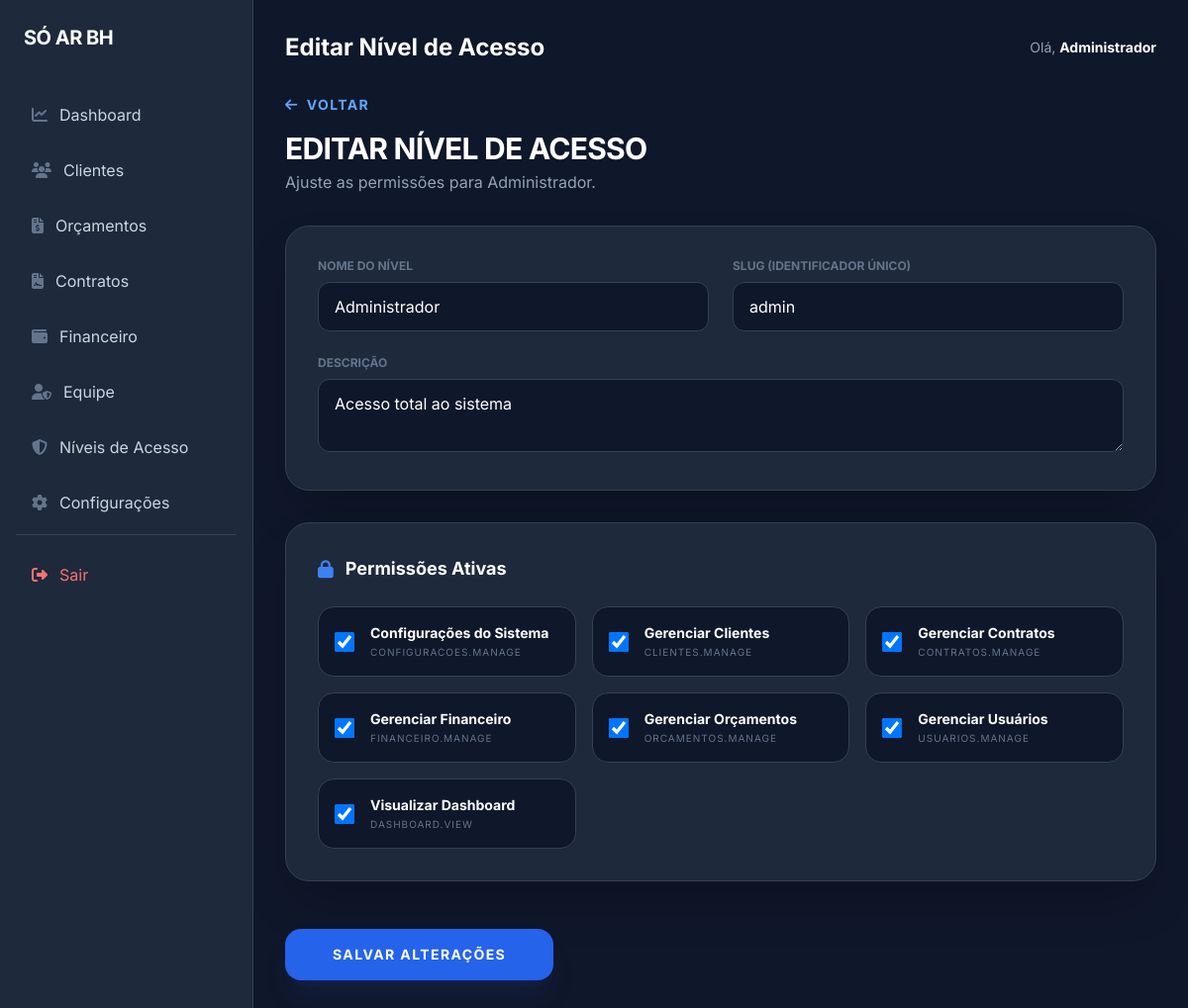
Page /roles/edit/1 (signed in) on the committed database.
### tables this page shows
CREATE TABLE IF NOT EXISTS roles (
    id INT AUTO_INCREMENT PRIMARY KEY,
    nome VARCHAR(50) NOT NULL,
    slug VARCHAR(50) UNIQUE NOT NULL,
    descricao VARCHAR(255)
);

CREATE TABLE IF NOT EXISTS permissoes (
    id INT AUTO_INCREMENT PRIMARY KEY,
    nome VARCHAR(100) NOT NULL,
    slug VARCHAR(100) UNIQUE NOT NULL
);

### app/Controllers/BaseController.php (called while the page is built, shortened)
<?php
class BaseController
{
    protected function view($path, $data = [])
    {
        extract($data);
        require_once __DIR__ . "/../../views/{$path}.php";
    }
}

### app/Controllers/RoleController.php (called while the page is built, shortened)
<?php
class RoleController extends BaseController
{
    private $roleModel;
    public function __construct()
    {
        $this->roleModel = new Role();
    }
    public function edit($id)
    {
        $role = $this->roleModel->find($id);
        $permissions = $this->roleModel->getAllPermissions();
        $this->view('admin/roles/edit', [
            'title' => 'Editar Nível de Acesso',
            'role' => $role,
            'permissions' => $permissions
        ]);
    }
}

### app/Services/Database.php (called while the page is built, shortened)
<?php
class Database
{
    private static $instance = null;
    private $connection;
    private function __construct()
    {
        $config = require __DIR__ . '/../../config/config.php';
        $db = $config['db'];
        try {
            $dsn = "mysql:host={$db['host']};dbname={$db['dbname']};charset={$db['charset']}";
            $this->connection = new PDO($dsn, $db['user'], $db['pass'], [
                PDO::ATTR_ERRMODE => PDO::ERRMODE_EXCEPTION,
                PDO::ATTR_DEFAULT_FETCH_MODE => PDO::FETCH_ASSOC,
                PDO::ATTR_EMULATE_PREPARES => false,
            ]);
        } catch (PDOException $e) {
            die("Database connection failed: " . $e->getMessage());
        }
    }
    public static function getInstance()
    {
        if (self::$instance === null) {
            self::$instance = new self();
        }
        return self::$instance->getConnection();
    }
    public function getConnection()
    {
        return $this->connection;
    }
}

### config/config.php (called while the page is built)
<?php
return [
    'db' => [
        'host' => '177.136.234.91',
        'dbname' => 'soarcondicionado_crm',
        'user' => 'soarcondicionado_cm',
        'pass' => '?*4kqWSh1N0V;+~1',
        'charset' => 'utf8mb4'
    ],
    'app_url' => 'https://crm.soarcondicionadobh.com.br',
    'app_key' => 'OYP6bZVdFg0C28KUEZoVBNiuUhHvPGWfBl05HxfrLBI='
];

### app/Models/BaseModel.php (called while the page is built, shortened)
<?php
abstract class BaseModel
{
    public function __construct()
    {
        $this->db = Database::getInstance();
    }
}

### app/Models/Role.php (called while the page is built, shortened)
<?php
class Role extends BaseModel
{
    public function find($id)
    {
        $stmt = $this->db->prepare("SELECT * FROM roles WHERE id = ?");
        $stmt->execute([$id]);
        $role = $stmt->fetch();
        if ($role) {
            $stmt = $this->db->prepare("SELECT permissao_id FROM role_permissoes WHERE role_id = ?");
            $stmt->execute([$id]);
            $role['permissions'] = $stmt->fetchAll(PDO::FETCH_COLUMN);
        }
        return $role;
    }
    public function getAllPermissions()
    {
        return $this->db->query("SELECT * FROM permissoes ORDER BY nome ASC")->fetchAll();
    }
}

### views/admin/roles/edit.php (the view)
<?php include __DIR__ . '/../layout/header.php'; ?>
<div class="max-w-4xl mx-auto">
    <div class="mb-8">
        <a href="/roles" class="text-blue-400 hover:text-blue-300 text-sm font-bold uppercase tracking-widest flex items-center mb-4 transition-colors">
            <i class="fa-solid fa-arrow-left mr-2"></i> Voltar
        </a>
        <h1 class="text-3xl font-bold text-white uppercase tracking-tight">Editar Nível de Acesso</h1>
        <p class="text-slate-400 mt-1">Ajuste as permissões para <?= htmlspecialchars($role['nome']) ?>.</p>
    </div>
    <form action="/roles/update/<?= $role['id'] ?>" method="POST" class="space-y-8">
        <div class="bg-slate-800 rounded-3xl border border-slate-700 shadow-2xl p-8 space-y-6">
            <div class="grid grid-cols-1 md:grid-cols-2 gap-6">
                <div>
                    <label class="block text-xs font-bold text-slate-500 uppercase mb-2">Nome do Nível</label>
                    <input type="text" name="nome" value="<?= htmlspecialchars($role['nome']) ?>" required class="w-full px-4 py-3 bg-slate-900 border border-slate-700 rounded-xl text-white outline-none focus:ring-2 focus:ring-blue-500 transition-all">
                </div>
                <div>
                    <label class="block text-xs font-bold text-slate-500 uppercase mb-2">SLUG (Identificador único)</label>
                    <input type="text" name="slug" value="<?= htmlspecialchars($role['slug']) ?>" required class="w-full px-4 py-3 bg-slate-900 border border-slate-700 rounded-xl text-white outline-none focus:ring-2 focus:ring-blue-500 transition-all">
                </div>
                <div class="md:col-span-2">
                    <label class="block text-xs font-bold text-slate-500 uppercase mb-2">Descrição</label>
                    <textarea name="descricao" rows="2" class="w-full px-4 py-3 bg-slate-900 border border-slate-700 rounded-xl text-white outline-none focus:ring-2 focus:ring-blue-500 transition-all"><?= htmlspecialchars($role['descricao']) ?></textarea>
                </div>
            </div>
        </div>
        <div class="bg-slate-800 rounded-3xl border border-slate-700 shadow-2xl p-8">
            <h3 class="text-lg font-bold text-white flex items-center mb-6">
                <i class="fa-solid fa-lock mr-3 text-blue-500"></i> Permissões Ativas
            </h3>
            <div class="grid grid-cols-1 md:grid-cols-2 lg:grid-cols-3 gap-4">
                <?php foreach ($permissions as $perm): ?>
                <label class="flex items-center p-4 bg-slate-900 rounded-2xl border border-slate-700 hover:border-blue-500/50 cursor-pointer transition-all group">
                    <div class="relative flex items-center">
                        <input type="checkbox" name="permissions[]" value="<?= $perm['id'] ?>"
                            <?= in_array($perm['id'], $role['permissions']) ? 'checked' : '' ?>
                            class="w-5 h-5 rounded border-slate-700 bg-slate-800 text-blue-600 focus:ring-blue-500">
                    </div>
                    <div class="ml-4">
                        <span class="block text-sm font-bold text-white group-hover:text-blue-400 transition-colors"><?= htmlspecialchars($perm['nome']) ?></span>
                        <span class="block text-[10px] text-slate-500 uppercase tracking-widest mt-0.5"><?= htmlspecialchars($perm['slug']) ?></span>
                    </div>
                </label>
                <?php endforeach; ?>
            </div>
        </div>
        <div class="flex pt-4">
            <button type="submit" class="w-full lg:w-auto px-12 py-4 bg-blue-600 hover:bg-blue-700 text-white font-bold rounded-2xl transition-all shadow-xl shadow-blue-900/20 uppercase tracking-widest text-sm">
                Salvar Alterações
            </button>
        </div>
    </form>
</div>
<?php include __DIR__ . '/../layout/footer.php'; ?>

### views/admin/layout/header.php (style rules this page uses)
body { font-family: 'Inter', sans-serif; }

### rows in the picture
roles: nome "Administrador", slug "admin", descricao "Acesso total ao sistema"
permissoes: id "☑", nome "Configurações do Sistema", slug "CONFIGURACOES.MANAGE"
permissoes: id "☑", nome "Gerenciar Clientes", slug "CLIENTES.MANAGE"
permissoes: id "☑", nome "Gerenciar Contratos", slug "CONTRATOS.MANAGE"
permissoes: id "☑", nome "Gerenciar Financeiro", slug "FINANCEIRO.MANAGE"
permissoes: id "☑", nome "Gerenciar Orçamentos", slug "ORCAMENTOS.MANAGE"
permissoes: id "☑", nome "Gerenciar Usuários", slug "USUARIOS.MANAGE"
permissoes: id "☑", nome "Visualizar Dashboard", slug "DASHBOARD.VIEW"

### other values in the picture
$title "Editar Nível de Acesso"
$_SESSION['user_nome'] "Administrador"
